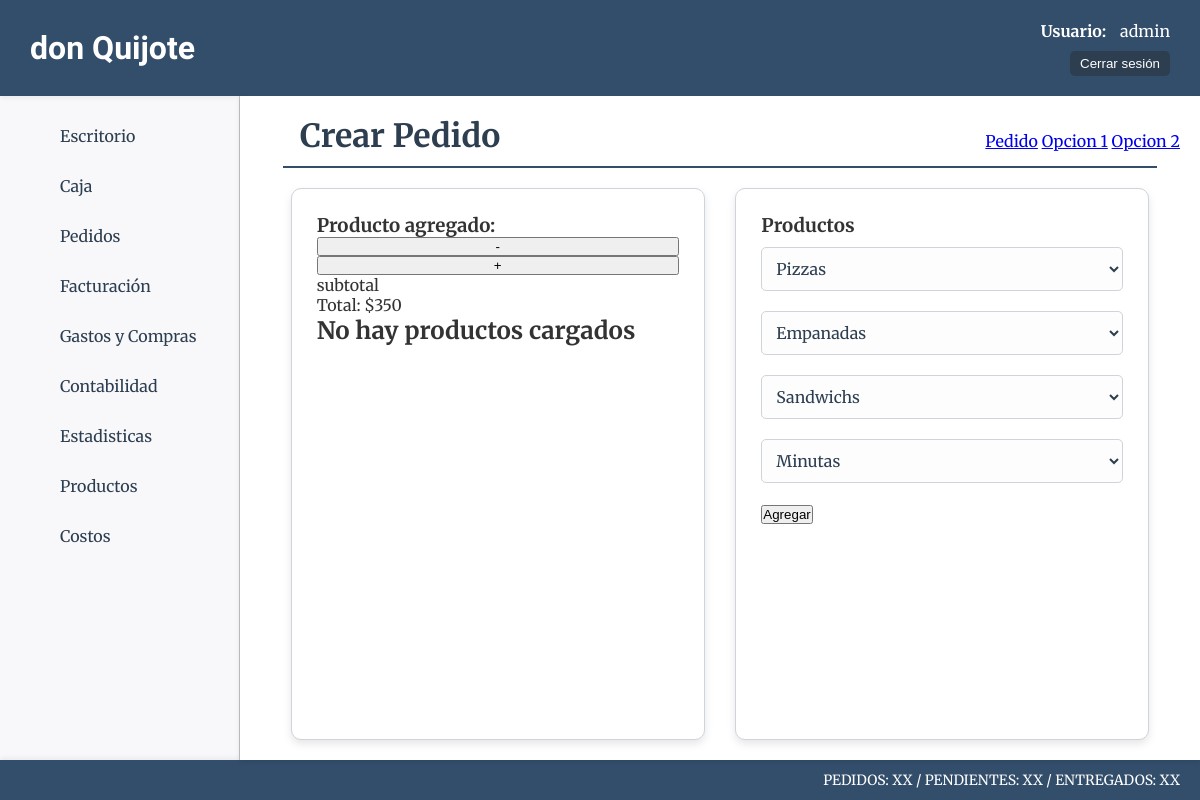
Before: /carro/carro/ (signed in) with the older database file.
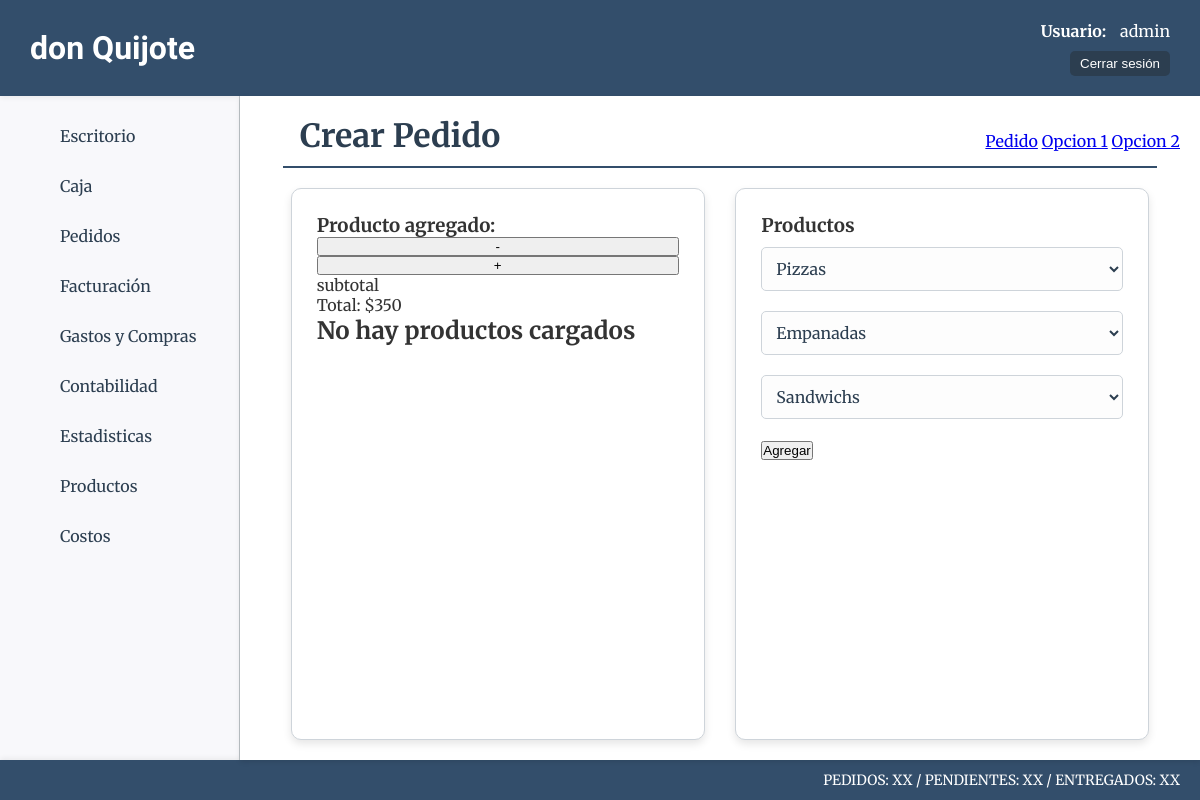
After: the same page with the newer database file.
### productos/models.py (models this page shows)
class ProductoCategoria(models.Model):
    nombre=models.CharField(max_length=50)
    def __str__(self):
        return self.nombre

### carro/views.py (the view)
# urls.py: path('carro/', views.carro, name='carro'),
@login_required
def carro(request):
    categorias=select_productos()
    context = {
        'categorias': categorias,
    }
    return render(request, "carro/carro.html", context)

### carro/context_processor.py (called while the page is built)
def importe_total_carro(request):
    total = 350
    if request.user.is_authenticated:
        if 'carro' in request.session:
            for key, value in request.session["carro"].items():
                total = total + (float(value["precio"])*value["cantidad"])
    return {"importe_total_carro":total}

### carro/funciones.py (called while the page is built)
def select_productos():
    productos = Producto.objects.all()
    categorias = {}
    for producto in productos:
        if producto.categoria not in categorias:
            categorias[producto.categoria] = []
        categorias[producto.categoria].append(producto)
    return categorias

### carro/templates/carro/carro.html (shortened to what this page needs)
{% extends 'core/base.html' %}
{% load static %}
{% block css %}
    <link rel="stylesheet" href="{% static 'carro/css/styles.css' %}">
{% endblock css %}
{% block titulo %}
    <div class="titulo-container">
        <div class="titulo-producto-container">
            <h1 class="main-titulo">Crear Pedido</h1>
            <div class="productos-crear-cat">
                <a class="productos-crear" href="{% url 'carro:home' %}">Pedido</a>
                <a class="productos-crear" href="#">Opcion 1</a>
                <a class="productos-crear" href="#">Opcion 2</a>
            </div>
        </div>
        <hr  class="main-hr"/>
    </div>
{% endblock titulo %}
{% block main %}
        <section class="carro-section-conteiner">
            <div class="carro-div-conteiner card">
                {% include "carro/components/agregar_producto.html" %}
            </div>
            <div class="carro-div-conteiner card">
                {% include 'carro/components/select_productos.html' %}
            </div>
        </section>
{% endblock main %}

### carro/templates/carro/components/select_productos.html (shortened to what this page needs)
<h3 class="carro-titulo-producto">Productos</h3>
<div class="form-selects-conteiner">
    <div class="form-selects">
        {% for categoria, productos in categorias.items %}
            <div class="select-container">
                <select class="selects" name="producto" id="producto_{{ forloop.counter }}">
                    <option disabled selected>{{ categoria }}</option>
                </select>
            </div>
        {% endfor %}
        <button type="submit">Agregar</button>
    </div>
</div>

Changed rows visible on the page:
removed ProductoCategoria: producto "Minutas"
